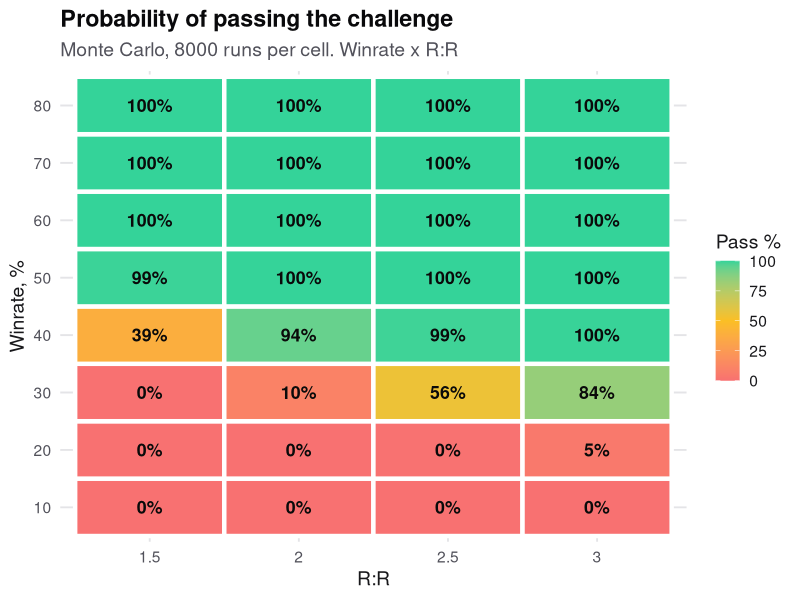
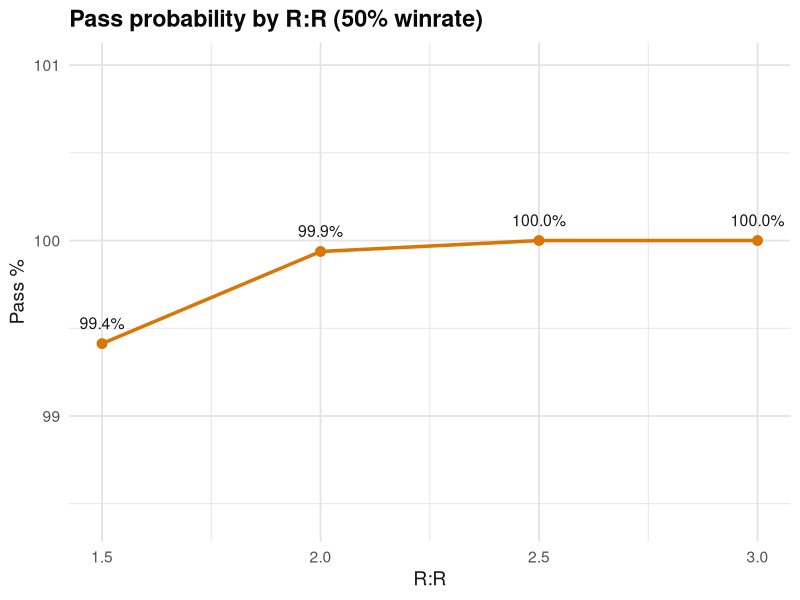
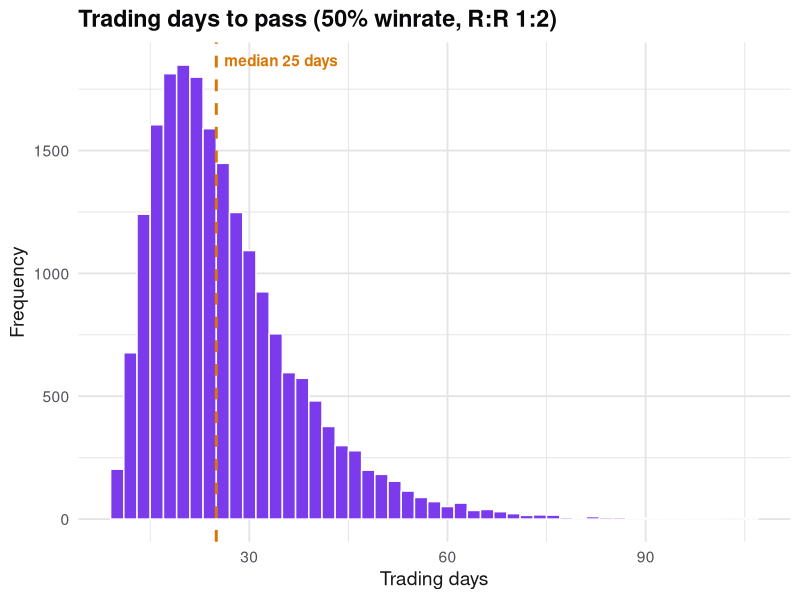
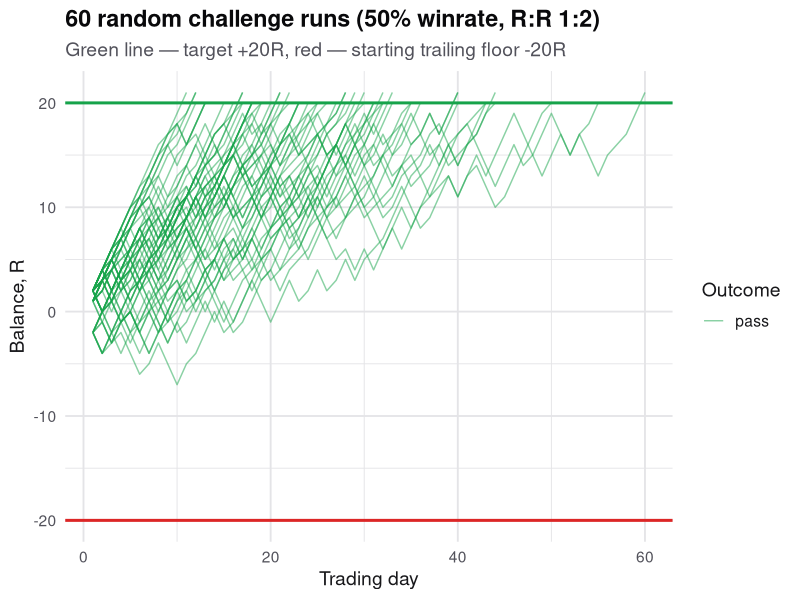

Write the R code that produced these figures, in order.
# Charts for the article "Monte Carlo Method in Trading"
# Light theme: white background, English labels.
suppressWarnings(suppressMessages({
  if (!requireNamespace("ggplot2", quietly = TRUE))
    install.packages("ggplot2", repos = "https://cloud.r-project.org")
  library(ggplot2)
}))
set.seed(42)

OUT <- file.path("..", "public", "images")  # run from scripts/

# --- model engine (same as ftmo_model.R) ---
sim_one <- function(p, b, max_days = 5000, keep_path = FALSE) {
  bal <- 0; max_eod <- 0; sum_pos <- 0; best_day <- 0
  path <- if (keep_path) numeric(max_days) else NULL
  for (d in seq_len(max_days)) {
    floor_lvl <- max(max_eod, 0) - 20
    if (runif(1) < p) day <- b
    else if (runif(1) < p) day <- b - 1
    else day <- -2
    bal <- bal + day
    if (keep_path) path[d] <- bal
    if (bal <= floor_lvl + 1e-9) return(list(res = "bust", days = d, path = if (keep_path) path[1:d] else NULL))
    if (day > 0) { sum_pos <- sum_pos + day; if (day > best_day) best_day <- day }
    if (bal > max_eod) max_eod <- bal
    if (bal >= 20 && best_day <= 0.5 * sum_pos + 1e-9)
      return(list(res = "pass", days = d, path = if (keep_path) path[1:d] else NULL))
  }
  list(res = "timeout", days = max_days, path = if (keep_path) path else NULL)
}
pass_rate <- function(p, b, N) { k <- 0; for (i in seq_len(N)) if (sim_one(p, b)$res == "pass") k <- k + 1; 100 * k / N }

# --- light theme ---
light <- theme_minimal(base_size = 14) + theme(
  plot.background  = element_rect(fill = "#ffffff", color = NA),
  panel.background = element_rect(fill = "#ffffff", color = NA),
  panel.grid       = element_line(color = "#e4e4e7"),
  text             = element_text(color = "#18181b"),
  axis.text        = element_text(color = "#52525b"),
  plot.title       = element_text(color = "#09090b", face = "bold"),
  plot.subtitle    = element_text(color = "#52525b"),
  legend.key       = element_rect(fill = "#ffffff", color = NA)
)
amber <- "#d97706"; green <- "#16a34a"; red <- "#dc2626"; violet <- "#7c3aed"; WHITE <- "#ffffff"

# =====================================================================
# 1) HEATMAP: Pass % across winrate x R:R
# =====================================================================
N_heat <- 8000
ps <- seq(0.1, 0.8, 0.1); bs <- c(1.5, 2, 2.5, 3)
grid <- expand.grid(p = ps, b = bs)
grid$pass <- mapply(function(p, b) pass_rate(p, b, N_heat), grid$p, grid$b)

p_heat <- ggplot(grid, aes(factor(b), factor(p * 100), fill = pass)) +
  geom_tile(color = WHITE, linewidth = 1.5) +
  geom_text(aes(label = sprintf("%.0f%%", pass)), color = "#0a0a0a", fontface = "bold", size = 4.5) +
  scale_fill_gradient2(low = "#f87171", mid = "#fbbf24", high = "#34d399", midpoint = 50,
                       limits = c(0, 100), name = "Pass %") +
  labs(title = "Probability of passing the challenge",
       subtitle = "Monte Carlo, 8000 runs per cell. Winrate x R:R",
       x = "R:R", y = "Winrate, %") + light
ggsave(file.path(OUT, "monte-carlo-trading-heatmap.png"), p_heat, width = 8, height = 5, dpi = 130, bg = WHITE)

# =====================================================================
# 2) Pass % by R:R at 50% winrate
# =====================================================================
g1 <- subset(grid, p == 0.5)
p_pass <- ggplot(g1, aes(b, pass)) +
  geom_line(color = amber, linewidth = 1.2) +
  geom_point(color = amber, size = 3) +
  geom_text(aes(label = sprintf("%.1f%%", pass)), vjust = -1.2, color = "#18181b", size = 4) +
  ylim(min(g1$pass) - 1, 101) +
  labs(title = "Pass probability by R:R (50% winrate)", x = "R:R", y = "Pass %") + light
ggsave(file.path(OUT, "monte-carlo-trading-passrate.png"), p_pass, width = 8, height = 4.8, dpi = 130, bg = WHITE)

# =====================================================================
# 3) Distribution of trading days to pass (50% / 1:2)
# =====================================================================
N_hist <- 20000; hd <- integer(0)
for (i in seq_len(N_hist)) { r <- sim_one(0.5, 2); if (r$res == "pass") hd <- c(hd, r$days) }
df_h <- data.frame(days = hd)
p_hist <- ggplot(df_h, aes(days)) +
  geom_histogram(binwidth = 2, fill = violet, color = WHITE) +
  geom_vline(xintercept = median(hd), color = amber, linewidth = 1, linetype = "dashed") +
  annotate("text", x = median(hd), y = Inf, label = paste0("  median ", median(hd), " days"),
           hjust = 0, vjust = 2, color = amber, fontface = "bold") +
  labs(title = "Trading days to pass (50% winrate, R:R 1:2)",
       x = "Trading days", y = "Frequency") + light
ggsave(file.path(OUT, "monte-carlo-trading-days.png"), p_hist, width = 8, height = 4.8, dpi = 130, bg = WHITE)

# =====================================================================
# 4) Equity curves (50% / 1:2) — hero
# =====================================================================
n_paths <- 60; lst <- list()
for (i in seq_len(n_paths)) {
  r <- sim_one(0.5, 2, keep_path = TRUE)
  lst[[i]] <- data.frame(day = seq_along(r$path), bal = r$path, id = i, res = r$res)
}
df_p <- do.call(rbind, lst)
p_eq <- ggplot(df_p, aes(day, bal, group = id, color = res)) +
  geom_line(alpha = 0.5, linewidth = 0.5) +
  geom_hline(yintercept = 20, color = green, linewidth = 1) +
  geom_hline(yintercept = -20, color = red, linewidth = 1) +
  scale_color_manual(values = c(pass = green, bust = red, timeout = "#a1a1aa"), name = "Outcome") +
  labs(title = "60 random challenge runs (50% winrate, R:R 1:2)",
       subtitle = "Green line — target +20R, red — starting trailing floor -20R",
       x = "Trading day", y = "Balance, R") + light
ggsave(file.path(OUT, "monte-carlo-trading-equity.png"), p_eq, width = 8, height = 5, dpi = 130, bg = WHITE)

cat("OK: 4 PNG saved to", normalizePath(OUT), "\n")
